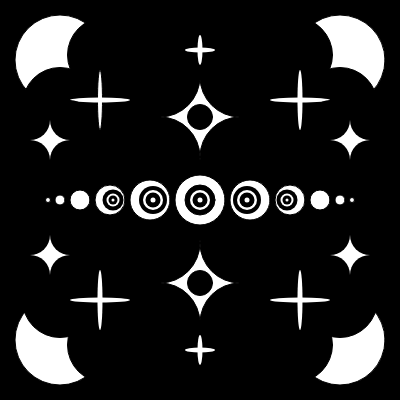
Frame 1 (no input)
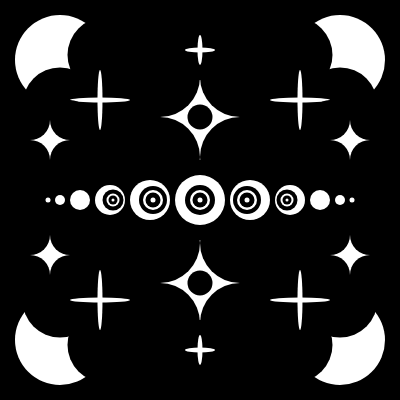
Frame 60 (no input)
Frame 120 (the mouse pressed at the canvas centre since frame 60): identical to frame 60, image omitted

The p5.js sketch that drew these frames (run headless with seeded random() and noise() and a simulated clock; from frame 60 on, the mouse is pressed at the canvas centre):

// p5.js sketch
// ── sketch.js
function setup() {
    createCanvas(400, 400);
}

function draw() {
    background(0);

//Stars Circle Top
    fill(255);
    ellipse(200, 120, 80, 80);

    fill(0);
    ellipse(240, 77, 80, 80);
    fill(0);
    ellipse(160, 77, 80, 80);
    fill(0);
    ellipse(240, 157, 80, 80);
    fill(0);
    ellipse(160, 157, 80, 80);

//Stars Circle Bottom
    fill(255);
    ellipse(200, 280, 80, 80);

    fill(0);
    ellipse(240, 323, 80, 80);
    fill(0);
    ellipse(160, 323, 80, 80);
    fill(0);
    ellipse(240, 243, 80, 80);
    fill(0);
    ellipse(160, 243, 80, 80);

// Circle in stars
    fill(0);
    ellipse(200, 117, 25, 25); 
    fill(0);
    ellipse(200, 283, 25, 25);   

    //Central circle
    fill(255);
    ellipse(200, 200, 50, 50);
    fill(0);
    ellipse(200, 200, 30, 30);

    //Moon full Right
    fill(255);
    ellipse(250, 200, 40, 40);
    fill(255);
    ellipse(290, 200, 30, 30);
    fill(255);
    ellipse(320, 200, 20, 20);
    fill(255);
    ellipse(340, 200, 10, 10);
    fill(255);
    ellipse(352, 200, 5, 5);

    //Moon full Left
    fill(255);
    ellipse(150, 200, 40, 40);
    fill(255);
    ellipse(110, 200, 30, 30);
    fill(255);
    ellipse(80, 200, 20, 20);
    fill(255);
    ellipse(60, 200, 10, 10);
    fill(255);
    ellipse(48, 200, 5, 5);

    //Circle Top Left
    fill(255);
    ellipse(60, 60, 90, 90);

    fill(0);
    ellipse(105, 55, 75, 75);
    fill(0);
    ellipse(60, 105, 75, 75);

    //Circle Top Right
    fill(255);
    ellipse(340, 60, 90, 90);

    fill(0);
    ellipse(295, 55, 75, 75);
    fill(0);
    ellipse(340, 105, 75, 75);

    //Circle Bottom Left
    fill(255);
    ellipse(60, 340, 90, 90);

    fill(0);
    ellipse(105, 345, 75, 75);
    fill(0);
    ellipse(60, 300, 75, 75);

    //Circle Bottom Right
    fill(255);
    ellipse(340, 340, 90, 90);

    fill(0);
    ellipse(295, 345, 75, 75);
    fill(0);
    ellipse(340, 300, 75, 75);

    //stars :3
    fill(255);
    ellipse(100, 100, 5, 60);
    noStroke();
    fill(255);
    ellipse(100, 100, 60, 5);

    fill(255);
    ellipse(100, 300, 5, 60);
    noStroke();
    fill(255);
    ellipse(100, 300, 60, 5);
    
    fill(255);
    ellipse(300, 300, 5, 60);
    noStroke();
    fill(255);
    ellipse(300, 300, 60, 5);
    
    fill(255);
    ellipse(300, 100, 5, 60);
    noStroke();
    fill(255);
    ellipse(300, 100, 60, 5);



    fill(255);
    ellipse(200, 350, 5, 30);
    noStroke();
    fill(255);
    ellipse(200, 350, 30, 5);

    fill(255);
    ellipse(200, 50, 5, 30);
    noStroke();
    fill(255);
    ellipse(200, 50, 30, 5);

    //blehh

    fill(255);
    ellipse(50, 255, 40, 40);

    fill(0);
    ellipse(30, 235, 40, 40);
    fill(0);
    ellipse(70, 235, 40, 40);
    fill(0);
    ellipse(70, 275, 40, 40);
    fill(0);
    ellipse(30, 275, 40, 40);

    fill(255);
    ellipse(350, 255, 40, 40);

    fill(0);
    ellipse(330, 235, 40, 40);
    fill(0);
    ellipse(370, 235, 40, 40);
    fill(0);
    ellipse(370, 275, 40, 40);
    fill(0);
    ellipse(330, 275, 40, 40);

    fill(255);
    ellipse(350, 140, 40, 40);

    fill(0);
    ellipse(330, 120, 40, 40);
    fill(0);
    ellipse(370, 120, 40, 40);
    fill(0);
    ellipse(370, 160, 40, 40);
    fill(0);
    ellipse(330, 160, 40, 40);

    fill(255);
    ellipse(50, 140, 40, 40);

    fill(0);
    ellipse(30, 120, 40, 40);
    fill(0);
    ellipse(70, 120, 40, 40);
    fill(0);
    ellipse(70, 160, 40, 40);
    fill(0);
    ellipse(30, 160, 40, 40);



    fill(255);
    ellipse(200, 200, 20, 20);
    fill(0);
    ellipse(200, 200, 15, 15);
    fill(255);
    ellipse(200, 200, 5, 5);

    fill(0);
    ellipse(247, 200, 28, 28);
    fill(255);
    ellipse(247, 200, 20, 20);
    fill(0);
    ellipse(247, 200, 15, 15);
    fill(255);
    ellipse(247, 200, 5, 5);
    
    fill(0);
    ellipse(153, 200, 28, 28);
    fill(255);
    ellipse(153, 200, 20, 20);
    fill(0);
    ellipse(153, 200, 15, 15);
    fill(255);
    ellipse(153, 200, 5, 5);


    fill(0);
    ellipse(287, 200, 21, 21);
    fill(255);
    ellipse(287, 200, 13, 13);
    fill(0);
    ellipse(287, 200, 9, 9);
    fill(255);
    ellipse(287, 200, 3, 3);
    
    fill(0);
    ellipse(113, 200, 21, 21);
    fill(255);
    ellipse(113, 200, 13, 13);
    fill(0);
    ellipse(113, 200, 9, 9);
    fill(255);
    ellipse(113, 200, 3, 3);



}
